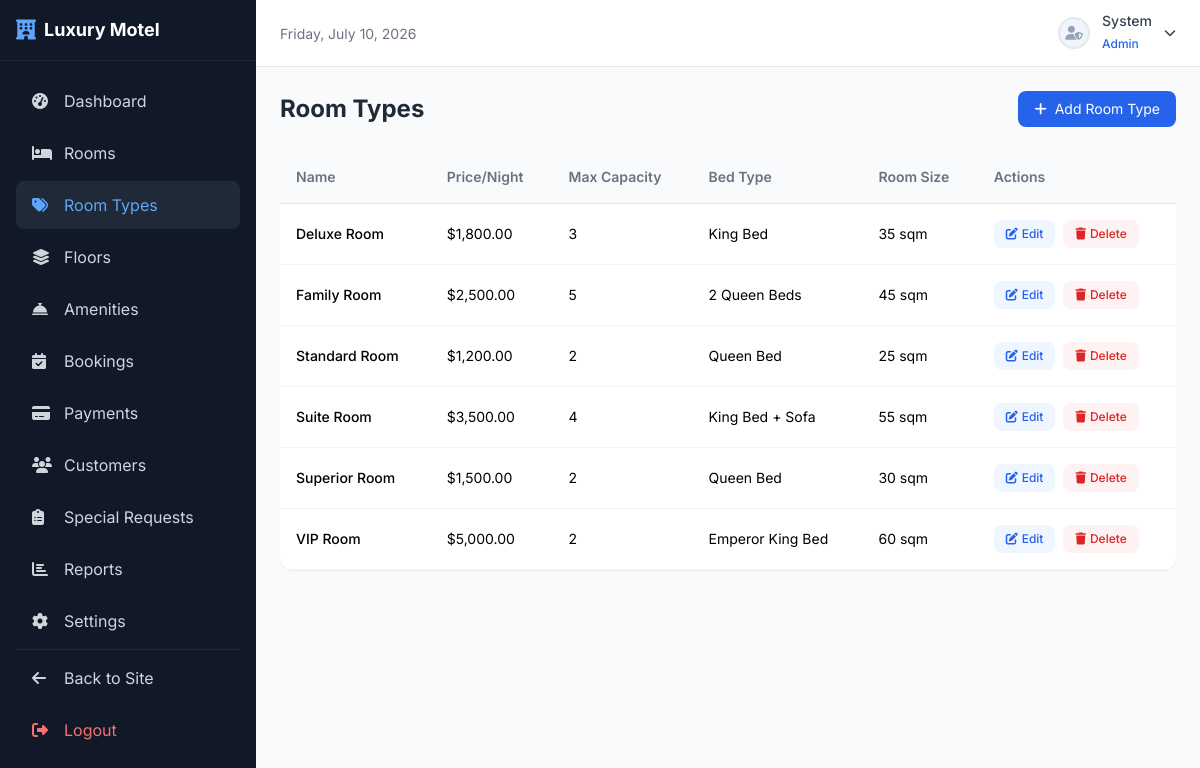
Screenshot of /admin/room-types/index.php (signed in) with the database file from the repository.
### tables this page shows
CREATE TABLE IF NOT EXISTS `room_types` (
    `type_id` INT AUTO_INCREMENT PRIMARY KEY,
    `type_name` VARCHAR(100) NOT NULL UNIQUE,
    `description` TEXT NOT NULL,
    `price_per_night` DECIMAL(10,2) NOT NULL,
    `max_capacity` INT NOT NULL,
    `bed_type` VARCHAR(50) NOT NULL,
    `room_size` VARCHAR(30) NOT NULL
);

### config/db.php (called while the page is built, shortened)
<?php
function sanitize($input) {
    return htmlspecialchars(strip_tags(trim($input)), ENT_QUOTES, 'UTF-8');
}
function formatCurrency($amount) {
    return '$' . number_format($amount, 2);
}

### admin/room-types/index.php (the view, shortened to what this page needs)
<?php
require_once '../../config/db.php';
include '../header.php';
$roomTypes = $pdo->query("SELECT * FROM room_types ORDER BY type_name")->fetchAll();
?>
<div class="ml-64 min-h-screen">
    <div class="p-6">
        <div class="flex items-center justify-between mb-6">
            <h1 class="text-2xl font-bold text-gray-800">Room Types</h1>
            <a href="create.php" class="bg-blue-600 text-white px-4 py-2 rounded-lg hover:bg-blue-700 transition text-sm"><i class="fas fa-plus mr-2"></i>Add Room Type</a>
        </div>
        <div class="bg-white rounded-xl shadow-sm overflow-hidden">
            <div class="overflow-x-auto">
                <table class="w-full text-sm">
                    <thead>
                        <tr class="bg-gray-50 text-left text-gray-500 border-b">
                            <th class="p-4 font-semibold">Name</th>
                            <th class="p-4 font-semibold">Price/Night</th>
                            <th class="p-4 font-semibold">Max Capacity</th>
                            <th class="p-4 font-semibold">Bed Type</th>
                            <th class="p-4 font-semibold">Room Size</th>
                            <th class="p-4 font-semibold">Actions</th>
                        </tr>
                    </thead>
                    <tbody>
                        <?php foreach ($roomTypes as $type): ?>
                        <tr class="border-b border-gray-100 hover:bg-gray-50">
                            <td class="p-4 font-medium"><?php echo sanitize($type['type_name']); ?></td>
                            <td class="p-4"><?php echo formatCurrency($type['price_per_night']); ?></td>
                            <td class="p-4"><?php echo $type['max_capacity']; ?></td>
                            <td class="p-4"><?php echo sanitize($type['bed_type']); ?></td>
                            <td class="p-4"><?php echo sanitize($type['room_size']); ?></td>
                            <td class="p-4">
                                <div class="flex items-center space-x-2">
                                    <a href="edit.php?id=<?php echo $type['type_id']; ?>" class="text-blue-600 hover:text-blue-800 bg-blue-50 px-3 py-1.5 rounded-lg text-xs font-medium"><i class="fas fa-edit mr-1"></i>Edit</a>
                                    <a href="delete.php?id=<?php echo $type['type_id']; ?>" class="text-red-600 hover:text-red-800 bg-red-50 px-3 py-1.5 rounded-lg text-xs font-medium" onclick="var _t=this;event.preventDefault();showSystemModal('Delete Room Type','Are you sure you want to delete this room type?','error',function(){location.href=_t.href;})"><i class="fas fa-trash mr-1"></i>Delete</a>
                                </div>
                            </td>
                        </tr>
                        <?php endforeach; ?>
                    </tbody>
                </table>
            </div>
        </div>
    </div>
</div>
<?php include '../../includes/admin-footer.php'; ?>

### rows the page displays
room_types: type_name "Deluxe Room", price_per_night "$1,800.00", max_capacity "3", bed_type "King Bed", room_size "35 sqm"
room_types: type_name "Family Room", price_per_night "$2,500.00", max_capacity "5", bed_type "2 Queen Beds", room_size "45 sqm"
room_types: type_name "Standard Room", price_per_night "$1,200.00", max_capacity "2", bed_type "Queen Bed", room_size "25 sqm"
room_types: type_name "Suite Room", price_per_night "$3,500.00", max_capacity "4", bed_type "King Bed + Sofa", room_size "55 sqm"
room_types: type_name "Superior Room", price_per_night "$1,500.00", max_capacity "2", bed_type "Queen Bed", room_size "30 sqm"
room_types: type_name "VIP Room", price_per_night "$5,000.00", max_capacity "2", bed_type "Emperor King Bed", room_size "60 sqm"

### other values shown
$_SESSION['first_name'] "System"
$_SESSION['role_name'] "Admin"
